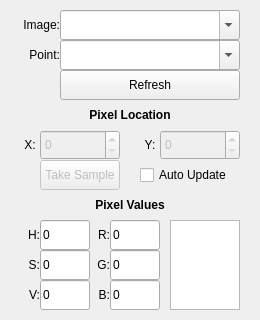
<?xml version="1.0" encoding="UTF-8"?>
<ui version="4.0">
 <class>MEyedrop</class>
 <widget class="QWidget" name="MEyedrop">
  <property name="geometry">
   <rect>
    <x>0</x>
    <y>0</y>
    <width>260</width>
    <height>320</height>
   </rect>
  </property>
  <property name="sizePolicy">
   <sizepolicy hsizetype="Preferred" vsizetype="Preferred">
    <horstretch>0</horstretch>
    <verstretch>0</verstretch>
   </sizepolicy>
  </property>
  <property name="minimumSize">
   <size>
    <width>260</width>
    <height>320</height>
   </size>
  </property>
  <property name="windowTitle">
   <string>Eyedropper</string>
  </property>
  <widget class="ExtendedComboBox" name="combo_box_topic_image">
   <property name="geometry">
    <rect>
     <x>60</x>
     <y>10</y>
     <width>180</width>
     <height>30</height>
    </rect>
   </property>
   <property name="sizePolicy">
    <sizepolicy hsizetype="Expanding" vsizetype="Fixed">
     <horstretch>1</horstretch>
     <verstretch>0</verstretch>
    </sizepolicy>
   </property>
   <property name="minimumSize">
    <size>
     <width>100</width>
     <height>0</height>
    </size>
   </property>
   <property name="toolTip">
    <string>Topic name to publish on</string>
   </property>
   <property name="editable">
    <bool>true</bool>
   </property>
   <property name="sizeAdjustPolicy">
    <enum>QComboBox::AdjustToMinimumContentsLength</enum>
   </property>
  </widget>
  <widget class="QDoubleSpinBox" name="spinbox_pixel_location_y">
   <property name="enabled">
    <bool>false</bool>
   </property>
   <property name="geometry">
    <rect>
     <x>160</x>
     <y>130</y>
     <width>80</width>
     <height>30</height>
    </rect>
   </property>
   <property name="decimals">
    <number>0</number>
   </property>
   <property name="maximum">
    <double>1000.000000000000000</double>
   </property>
  </widget>
  <widget class="QDoubleSpinBox" name="spinbox_pixel_location_x">
   <property name="enabled">
    <bool>false</bool>
   </property>
   <property name="geometry">
    <rect>
     <x>40</x>
     <y>130</y>
     <width>80</width>
     <height>30</height>
    </rect>
   </property>
   <property name="decimals">
    <number>0</number>
   </property>
   <property name="maximum">
    <double>1000.000000000000000</double>
   </property>
  </widget>
  <widget class="QLabel" name="label_pixel_location_x">
   <property name="geometry">
    <rect>
     <x>20</x>
     <y>130</y>
     <width>20</width>
     <height>30</height>
    </rect>
   </property>
   <property name="text">
    <string>X:</string>
   </property>
   <property name="alignment">
    <set>Qt::AlignCenter</set>
   </property>
  </widget>
  <widget class="QLabel" name="label_pixel_location_y">
   <property name="geometry">
    <rect>
     <x>140</x>
     <y>130</y>
     <width>20</width>
     <height>30</height>
    </rect>
   </property>
   <property name="text">
    <string>Y:</string>
   </property>
   <property name="alignment">
    <set>Qt::AlignCenter</set>
   </property>
  </widget>
  <widget class="QLabel" name="label_pixel_location">
   <property name="geometry">
    <rect>
     <x>70</x>
     <y>100</y>
     <width>120</width>
     <height>30</height>
    </rect>
   </property>
   <property name="font">
    <font>
     <weight>75</weight>
     <bold>true</bold>
    </font>
   </property>
   <property name="text">
    <string>Pixel Location</string>
   </property>
   <property name="alignment">
    <set>Qt::AlignCenter</set>
   </property>
  </widget>
  <widget class="QLabel" name="label_pixel_values">
   <property name="geometry">
    <rect>
     <x>70</x>
     <y>190</y>
     <width>120</width>
     <height>30</height>
    </rect>
   </property>
   <property name="font">
    <font>
     <weight>75</weight>
     <bold>true</bold>
    </font>
   </property>
   <property name="text">
    <string>Pixel Values</string>
   </property>
   <property name="alignment">
    <set>Qt::AlignCenter</set>
   </property>
  </widget>
  <widget class="QPushButton" name="button_refresh_topics">
   <property name="geometry">
    <rect>
     <x>60</x>
     <y>70</y>
     <width>180</width>
     <height>30</height>
    </rect>
   </property>
   <property name="text">
    <string>Refresh</string>
   </property>
  </widget>
  <widget class="QCheckBox" name="check_box_auto_update">
   <property name="geometry">
    <rect>
     <x>140</x>
     <y>160</y>
     <width>100</width>
     <height>30</height>
    </rect>
   </property>
   <property name="text">
    <string>Auto Update</string>
   </property>
  </widget>
  <widget class="ExtendedComboBox" name="combo_box_topic_point">
   <property name="geometry">
    <rect>
     <x>60</x>
     <y>40</y>
     <width>180</width>
     <height>30</height>
    </rect>
   </property>
   <property name="sizePolicy">
    <sizepolicy hsizetype="Expanding" vsizetype="Fixed">
     <horstretch>1</horstretch>
     <verstretch>0</verstretch>
    </sizepolicy>
   </property>
   <property name="minimumSize">
    <size>
     <width>100</width>
     <height>0</height>
    </size>
   </property>
   <property name="toolTip">
    <string>Topic name to publish on</string>
   </property>
   <property name="editable">
    <bool>true</bool>
   </property>
   <property name="sizeAdjustPolicy">
    <enum>QComboBox::AdjustToMinimumContentsLength</enum>
   </property>
  </widget>
  <widget class="QLabel" name="label_topic_image">
   <property name="geometry">
    <rect>
     <x>20</x>
     <y>10</y>
     <width>40</width>
     <height>30</height>
    </rect>
   </property>
   <property name="text">
    <string>Image:</string>
   </property>
   <property name="alignment">
    <set>Qt::AlignRight|Qt::AlignTrailing|Qt::AlignVCenter</set>
   </property>
  </widget>
  <widget class="QLabel" name="label_topic_point">
   <property name="geometry">
    <rect>
     <x>20</x>
     <y>40</y>
     <width>40</width>
     <height>30</height>
    </rect>
   </property>
   <property name="text">
    <string>Point:</string>
   </property>
   <property name="alignment">
    <set>Qt::AlignRight|Qt::AlignTrailing|Qt::AlignVCenter</set>
   </property>
  </widget>
  <widget class="QLabel" name="label_pixel_h">
   <property name="geometry">
    <rect>
     <x>20</x>
     <y>220</y>
     <width>20</width>
     <height>30</height>
    </rect>
   </property>
   <property name="text">
    <string>H:</string>
   </property>
   <property name="alignment">
    <set>Qt::AlignRight|Qt::AlignTrailing|Qt::AlignVCenter</set>
   </property>
  </widget>
  <widget class="QLabel" name="label_pixel_s">
   <property name="geometry">
    <rect>
     <x>20</x>
     <y>250</y>
     <width>20</width>
     <height>30</height>
    </rect>
   </property>
   <property name="text">
    <string>S:</string>
   </property>
   <property name="alignment">
    <set>Qt::AlignRight|Qt::AlignTrailing|Qt::AlignVCenter</set>
   </property>
  </widget>
  <widget class="QLabel" name="label_pixel_v">
   <property name="geometry">
    <rect>
     <x>20</x>
     <y>280</y>
     <width>20</width>
     <height>30</height>
    </rect>
   </property>
   <property name="text">
    <string>V:</string>
   </property>
   <property name="alignment">
    <set>Qt::AlignRight|Qt::AlignTrailing|Qt::AlignVCenter</set>
   </property>
  </widget>
  <widget class="QLabel" name="label_pixel_b">
   <property name="geometry">
    <rect>
     <x>90</x>
     <y>280</y>
     <width>20</width>
     <height>30</height>
    </rect>
   </property>
   <property name="text">
    <string>B:</string>
   </property>
   <property name="alignment">
    <set>Qt::AlignRight|Qt::AlignTrailing|Qt::AlignVCenter</set>
   </property>
  </widget>
  <widget class="QLabel" name="label_pixel_r">
   <property name="geometry">
    <rect>
     <x>90</x>
     <y>220</y>
     <width>20</width>
     <height>30</height>
    </rect>
   </property>
   <property name="text">
    <string>R:</string>
   </property>
   <property name="alignment">
    <set>Qt::AlignRight|Qt::AlignTrailing|Qt::AlignVCenter</set>
   </property>
  </widget>
  <widget class="QLabel" name="label_pixel_g">
   <property name="geometry">
    <rect>
     <x>90</x>
     <y>250</y>
     <width>20</width>
     <height>30</height>
    </rect>
   </property>
   <property name="text">
    <string>G:</string>
   </property>
   <property name="alignment">
    <set>Qt::AlignRight|Qt::AlignTrailing|Qt::AlignVCenter</set>
   </property>
  </widget>
  <widget class="QLineEdit" name="line_edit_pixel_h">
   <property name="geometry">
    <rect>
     <x>40</x>
     <y>220</y>
     <width>50</width>
     <height>30</height>
    </rect>
   </property>
   <property name="text">
    <string>0</string>
   </property>
  </widget>
  <widget class="QPushButton" name="button_take_sample">
   <property name="enabled">
    <bool>false</bool>
   </property>
   <property name="geometry">
    <rect>
     <x>40</x>
     <y>160</y>
     <width>80</width>
     <height>30</height>
    </rect>
   </property>
   <property name="text">
    <string>Take Sample</string>
   </property>
  </widget>
  <widget class="QLineEdit" name="line_edit_pixel_v">
   <property name="geometry">
    <rect>
     <x>40</x>
     <y>280</y>
     <width>50</width>
     <height>30</height>
    </rect>
   </property>
   <property name="text">
    <string>0</string>
   </property>
  </widget>
  <widget class="QLineEdit" name="line_edit_pixel_s">
   <property name="geometry">
    <rect>
     <x>40</x>
     <y>250</y>
     <width>50</width>
     <height>30</height>
    </rect>
   </property>
   <property name="text">
    <string>0</string>
   </property>
  </widget>
  <widget class="QLineEdit" name="line_edit_pixel_r">
   <property name="geometry">
    <rect>
     <x>110</x>
     <y>220</y>
     <width>50</width>
     <height>30</height>
    </rect>
   </property>
   <property name="text">
    <string>0</string>
   </property>
  </widget>
  <widget class="QLineEdit" name="line_edit_pixel_g">
   <property name="geometry">
    <rect>
     <x>110</x>
     <y>250</y>
     <width>50</width>
     <height>30</height>
    </rect>
   </property>
   <property name="text">
    <string>0</string>
   </property>
  </widget>
  <widget class="QLineEdit" name="line_edit_pixel_b">
   <property name="geometry">
    <rect>
     <x>110</x>
     <y>280</y>
     <width>50</width>
     <height>30</height>
    </rect>
   </property>
   <property name="text">
    <string>0</string>
   </property>
  </widget>
  <widget class="QGraphicsView" name="graphics_view_colour_pane">
   <property name="enabled">
    <bool>true</bool>
   </property>
   <property name="geometry">
    <rect>
     <x>170</x>
     <y>220</y>
     <width>70</width>
     <height>90</height>
    </rect>
   </property>
   <property name="sizePolicy">
    <sizepolicy hsizetype="Fixed" vsizetype="Fixed">
     <horstretch>0</horstretch>
     <verstretch>0</verstretch>
    </sizepolicy>
   </property>
   <property name="frameShadow">
    <enum>QFrame::Plain</enum>
   </property>
   <property name="backgroundBrush">
    <brush brushstyle="SolidPattern">
     <color alpha="255">
      <red>0</red>
      <green>0</green>
      <blue>0</blue>
     </color>
    </brush>
   </property>
   <property name="interactive">
    <bool>false</bool>
   </property>
  </widget>
 </widget>
 <customwidgets>
  <customwidget>
   <class>ExtendedComboBox</class>
   <extends>QComboBox</extends>
   <header>rqt_py_common.extended_combo_box</header>
  </customwidget>
 </customwidgets>
 <resources/>
 <connections/>
</ui>
